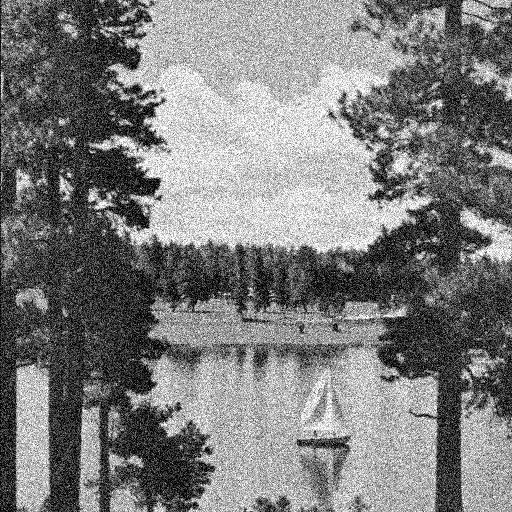
#> input picture gr5/Noisy/R8.bmp, 512 x 512 px; its folder holds 5 pictures in this run
$ jupyter execute --allow-errors Third_Assignment_Group5.ipynb
#> lines starting #> are read from the running program, lines starting #| are printed output that depends on the picture
# **Assignment 3**

### **Collaborators**: Francesco Emanuele Conti, Gabriele Musso,  Liang Kunyang, Yao Yanyin

##### **Introduction**
We were assigned, in collaboration between the University of Palermo and the University of Bourgogne, to tackle the issue of image restoration in order to reduce noise present in corrupted images. The objective is to characterize the type of noise present in each sample, develop a sequence of appropriate image processing steps to mitigate it, and utilize a Markov Random Field (MRF) model for image denoising.

##### **Followed Procedures**

1. **Noise Characterization**: To characterize the type of noise present in the image, we will analyze the histogram of grayscale levels in constant areas of the image and deduce the type of noise. By examining the histogram, we can gain insights into the type of noise, such as whether it is Gaussian noise, salt-and-pepper noise, or Poisson noise. Additionally, we will estimate the noise parameters to be utilized in subsequent image processing stages.

2. **Noise Reduction**: To reduce image noise, we will select a spatial filtering technique or implement an adaptive filter. Motivated implementation choices will be made to select the most appropriate filtering technique. Spatial filtering techniques may include linear filters such as the mean filter, median filter, or Gaussian filter. We will also consider the use of adaptive filters that can adapt to the local characteristics of the image for better noise reduction.

3. **Denoising using MRF**: We will utilize the iterated conditional modes (ICM) algorithm to fit a Markov Random Field (MRF) model and obtain the denoised grayscale image. ICM is an optimization algorithm that alternates between estimating pixel values and estimating MRF parameters to achieve a better reconstruction of the original image. We will implement the ICM algorithm tailored to our specific requirements for denoising the image.

##### **Task 1**: Noise Characterization
To address the task of noise characterization in the image, we will follow the following steps:

1. **Selection of a uniform intensity section**: We will choose a portion of the image where the pixel intensity is as uniform as possible. This will allow us to focus on the type of noise affecting the image without being influenced by significant variations in the image content.

2. **Calculation of the histogram**: Once the image section is selected, we will calculate the histogram of the grayscale levels present. The histogram will provide a visual representation of the distribution of pixel values in the selected section.

3. **Comparison with known noise distributions**: We will compare the obtained histogram with major known noise distributions, such as Gaussian distribution, salt-and-pepper distribution, and Poisson distribution. We will analyze the shape of the histogram and look for matches with typical characteristics of each noise distribution.

4. **Estimation of noise parameters**: If we identify the type of noise present in the image, we will estimate the corresponding parameters. For example, in the case of Gaussian noise, we might calculate the mean and standard deviation of the pixel values in the selected section.

[cell 1]
# Import the necessary libraries
import cv2
import numpy as np
import matplotlib.pyplot as plt
import itertools
import os
import csv
import time

[cell 2]
# this dictionary contain for each image_name the section (x,y, width, height)
# considered for the histogram
img_dictionary =    {
                        'R8' : (207,48,105,30),
                        'R30': (67, 23, 112, 16),
                        'R34': (365, 62, 131, 41),
                        'R39': (80, 93, 92, 23),
                        'R51': (443, 129, 47, 102),
                        'R67': (179, 464, 69, 32),
                        'R84': (37, 322, 148, 29),
                        'R85': (223, 34, 154, 30),
                        'R95': (53, 525, 65, 22),
                        'R101': (81, 399, 41, 10)
                    }

[cell 3]
# [175 lines left out: function task1_NoiseCharacterizer, not called in this run]


#task1_NoiseCharacterizer()

[cell 4]
def density_probability_salt_pepper(image_path, image_name):

    image = cv2.imread(image_path, cv2.IMREAD_GRAYSCALE)
    x, y, width, height = img_dictionary[image_name]
    image = image[y:y+height, x:x+width]

    histogram = cv2.calcHist([image], [0], None, [256], [0,256])
    histogram = histogram / np.sum(histogram)

    density_0 = histogram[0]
    density_255 = histogram[255]

    density_0 = density_0[0]
    density_255 = density_255[0]

    print(f"Density Probability of pepper (0) noise: {density_0:.4f}")
    print(f"Density Probability of salt (255) noise: {density_255:.4f}")

    plt.plot(histogram)

    # Verical line for density probability of 0 and 255
    plt.vlines(x=0, ymin=0, ymax=density_0, color='r', linestyle='-', label='Density Probability of 0')
    plt.vlines(x=255, ymin=0, ymax=density_255, color='g', linestyle='-', label='Density Probability of 255')

    # Point for density probability of 0 and 255
    plt.scatter(0, density_0, color='r')
    plt.scatter(255, density_255, color='g')

    # Value of density probability of 0 and 255
    plt.text(0, density_0, f'{density_0:.4f}', ha='right', va='bottom')
    plt.text(255, density_255, f'{density_255:.4f}', ha='left', va='bottom')


    # Legend
    plt.legend()
    plt.show()

[cell 5]
def variance_mean_value(image_path, image_name, skipValues=None):

#> called with image_path = 'gr5/Noisy/R8.bmp', image_name = 'R8'
    image = cv2.imread(image_path, cv2.IMREAD_GRAYSCALE)
#> image is the input picture: shape (512, 512); min 0, max 255, mean 124.5
    x, y, width, height = img_dictionary[image_name]
    image = image[y:y+height, x:x+width]
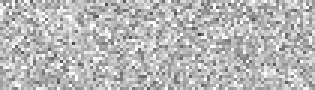
#> image: shape (30, 105) (shown 3 times larger); min 61, max 255, mean 184

    histogram = cv2.calcHist([image], [0], None, [256], [0,256])
#> histogram = 256 values, max 96 at index 255, min 0 at index 0, mean 12.3
    histogram = histogram / np.sum(histogram)
#> histogram = 256 values, max 0.0305 at index 255, min 0 at index 0, mean 0.00391

    if skipValues is None:
        skipValues = []
    else:
        histogram = np.delete(histogram, skipValues)
#> histogram = 255 values, max 0.0143 at index 183, min 0 at index 0, mean 0.0038

    total_samples = np.sum(histogram)
#> total_samples = 0.97
    bins = len(histogram)
#> bins = 255
    values = np.arange(bins)
#> values = 255 values from 0 to 254

    mean = np.sum(values * histogram) / total_samples
#> mean = 181.8
    variance = np.sum( (values - mean)** 2 * histogram) / total_samples
#> variance = 1124.5
    std_dev = np.sqrt(variance)
#> std_dev = 33.53

    # Calcolo dei valori della distribuzione gaussiana
    x = np.linspace(0, 255, 1000)
    y = (1 / (std_dev * np.sqrt(2 * np.pi))) * np.exp(-0.5 * ((x - mean) ** 2 ) / (variance))
#> y = 1000 values, max 0.0119 at index 712, min 4.95e-09 at index 0, mean 0.00386

    plt.plot(histogram)
    # Plot della distribuzione gaussiana
    plt.plot(x, y, color='orange')

    plt.legend(['Section hist.', 'Gaussian distr.'])

    plt.title("Comparison between section hist and gaussian distribution with\nVariance: {:.2f}. Mean: {:.2f}.".format(variance, mean))
    plt.grid(True)
    plt.show()
#> figure, not shown here; curve peaks at x = 183, y = 0.0143; curve peaks at x = 181.7, y = 0.0119

    print("Variance: {:.2f}. Mean: {:.2f}.".format(variance, mean))
#| Variance: 1124.53. Mean: 181.79.

Executing the above code we obtain the following results:

- **R8 Image**

In the case of image R8, we can observe a fairly symmetric "bell-shaped" form. Excluding the extreme value at 255 which can cause problems (and we can exclude it since it's clearly not Salt&Pepper noise) we can proceed with the calculus of mean and variance.

- Variance: 1124.53.
- Mean: 181.79.

After we got these results, we can build up a gaussian distribution and compare it with our histogram. Since them are very similar, we can conlude that the noise whose affect the image is **gaussian noise**

[cell 6]
variance_mean_value('gr5/Noisy/R8.bmp', 'R8', [255])

- **R30 Image**:

In this image, like the previous one we can see a bell shaped histogram. Since the bell is more narrower, we expect the variance to be much lesser than the previous image's variance.

- Variance: 328.31.
- Mean: 153.60.

After calculating and comparing the histogram with the gaussian distribution we can conclude that the noise type for this image is also **gaussian**

[cell 7]
variance_mean_value('gr5/Noisy/R30.bmp', 'R30', [255])
#> call 2 of variance_mean_value, with image_path = 'gr5/Noisy/R30.bmp', image_name = 'R30'
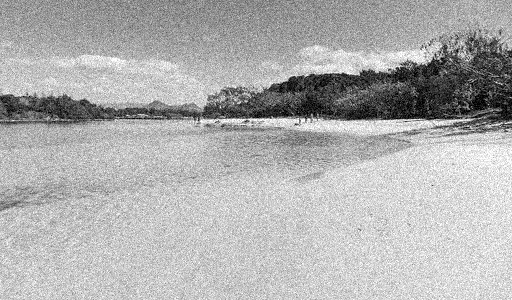
#> input picture gr5/Noisy/R30.bmp, 512 x 300 px
#> in variance_mean_value, image is the input picture: shape (300, 512); min 0, max 255, mean 175.7
#> in variance_mean_value (call 2), `histogram = cv2.calcHist([image], [0], None, [256], [0,256])`: histogram = 256 values, max 52 at index 156, min 0 at index 0, mean 7
#> in variance_mean_value (call 2), `histogram = histogram / np.sum(histogram)`: histogram = 256 values, max 0.029 at index 156, min 0 at index 0, mean 0.00391
#> in variance_mean_value (call 2), `histogram = np.delete(histogram, skipValues)`: histogram = 255 values, max 0.029 at index 156, min 0 at index 0, mean 0.00392
#> in variance_mean_value (call 2), `total_samples = np.sum(histogram)`: total_samples = 1
#> in variance_mean_value (call 2), `mean = np.sum(values * histogram) / total_samples`: mean = 153.6
#> in variance_mean_value (call 2), `variance = np.sum( (values - mean)** 2 * histogram) / total_samples`: variance = 328.3
#> in variance_mean_value (call 2), `std_dev = np.sqrt(variance)`: std_dev = 18.12
#> in variance_mean_value (call 2), `y = (1 / (std_dev * np.sqrt(2 * np.pi))) * np.exp(-0.5 * ((x - mean) *..`: y = 1000 values, max 0.022 at index 602, min 5.47e-18 at index 0, mean 0.00392
#| Variance: 328.31. Mean: 153.60.

- **R34 Image**

Observing the R34 image we can clearly see it's not affected by a salt&pepper noise. Analyzing the histogram of the captured section, we can see the classic bell shape previously seen on the other two images. Excluding the 255 limit value since it causes trouble with our analysis, we can compute the mean and variance of this histogram and compare it with the gaussian distribution.

- Variance: 1626.44.
- Mean: 171.04.

This allow us to conclude that the image is afflicted by **gaussian noise**.

[cell 8]
variance_mean_value('gr5/Noisy/R34.bmp', 'R34', [255])
#> call 3 of variance_mean_value, with image_path = 'gr5/Noisy/R34.bmp', image_name = 'R34'
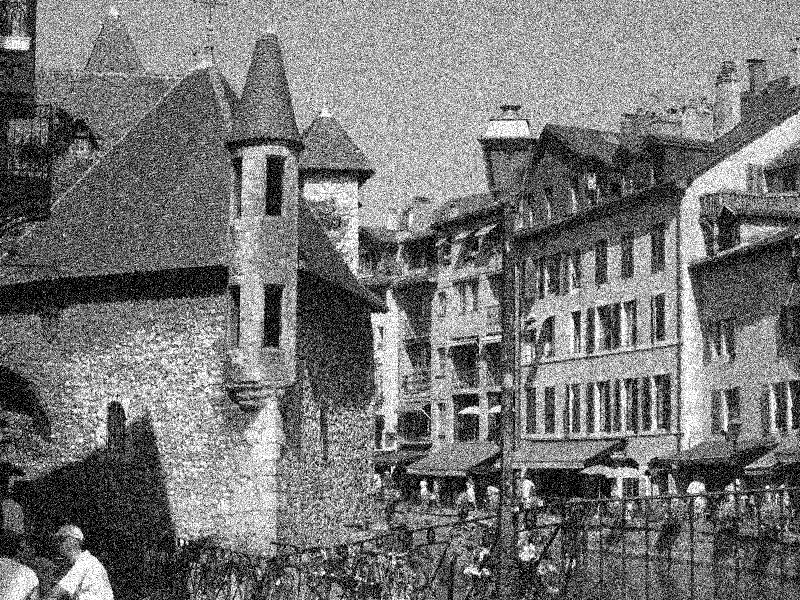
#> input picture gr5/Noisy/R34.bmp, 800 x 600 px
#> in variance_mean_value, image is the input picture: shape (600, 800); min 0, max 255, mean 117.8
#> in variance_mean_value (call 3), `image = image[y:y+height, x:x+width]`:
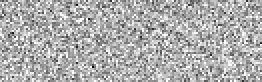
#> image: shape (41, 131) (shown 2 times larger); min 2, max 255, mean 173.7
#> in variance_mean_value (call 3), `histogram = cv2.calcHist([image], [0], None, [256], [0,256])`: histogram = 256 values, max 173 at index 255, min 0 at index 0, mean 20.98
#> in variance_mean_value (call 3), `histogram = histogram / np.sum(histogram)`: histogram = 256 values, max 0.0322 at index 255, min 0 at index 0, mean 0.00391
#> in variance_mean_value (call 3), `histogram = np.delete(histogram, skipValues)`: histogram = 255 values, max 0.0123 at index 158, min 0 at index 0, mean 0.0038
#> in variance_mean_value (call 3), `total_samples = np.sum(histogram)`: total_samples = 0.968
#> in variance_mean_value (call 3), `mean = np.sum(values * histogram) / total_samples`: mean = 171
#> in variance_mean_value (call 3), `variance = np.sum( (values - mean)** 2 * histogram) / total_samples`: variance = 1626.4
#> in variance_mean_value (call 3), `std_dev = np.sqrt(variance)`: std_dev = 40.33
#> in variance_mean_value (call 3), `y = (1 / (std_dev * np.sqrt(2 * np.pi))) * np.exp(-0.5 * ((x - mean) *..`: y = 1000 values, max 0.00989 at index 670, min 1.23e-06 at index 0, mean 0.00385
#> in variance_mean_value (call 3), `plt.show()`:
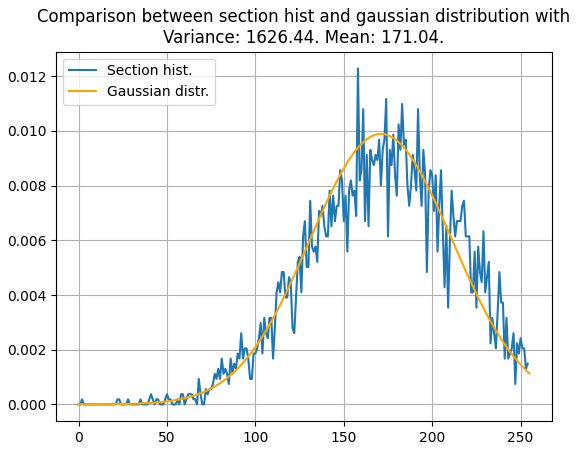
#> figure drawn by matplotlib, 1 panel; curve peaks at x = 158, y = 0.0123; curve peaks at x = 171, y = 0.00989
#| Variance: 1626.44. Mean: 171.04.

- **R39 Image**

This image has the classic bell shaped histogram. We can calculate mean and variance and compare the gaussian distribution to the histogram, seeing that they are almost equals.

- Variance: 1438.47
- Mean: 189.38

We can conclude that the noise which affect the image is **gaussian**

[cell 9]
variance_mean_value('gr5/Noisy/R39.bmp', 'R39', [255])
#> call 4 of variance_mean_value, with image_path = 'gr5/Noisy/R39.bmp', image_name = 'R39'
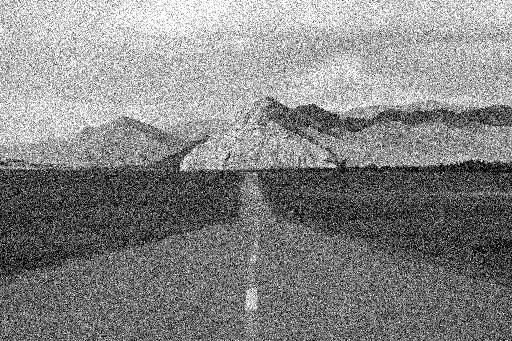
#> input picture gr5/Noisy/R39.bmp, 512 x 341 px
#> in variance_mean_value, image is the input picture: shape (341, 512); min 0, max 255, mean 133.2
#> in variance_mean_value (call 4), `image = image[y:y+height, x:x+width]`:
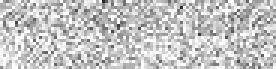
#> image: shape (23, 92) (shown 3 times larger); min 39, max 255, mean 196.1
#> in variance_mean_value (call 4), `histogram = cv2.calcHist([image], [0], None, [256], [0,256])`: histogram = 256 values, max 218 at index 255, min 0 at index 0, mean 8.27
#> in variance_mean_value (call 4), `histogram = histogram / np.sum(histogram)`: histogram = 256 values, max 0.103 at index 255, min 0 at index 0, mean 0.00391
#> in variance_mean_value (call 4), `histogram = np.delete(histogram, skipValues)`: histogram = 255 values, max 0.0132 at index 219, min 0 at index 0, mean 0.00352
#> in variance_mean_value (call 4), `total_samples = np.sum(histogram)`: total_samples = 0.897
#> in variance_mean_value (call 4), `mean = np.sum(values * histogram) / total_samples`: mean = 189.4
#> in variance_mean_value (call 4), `variance = np.sum( (values - mean)** 2 * histogram) / total_samples`: variance = 1438.5
#> in variance_mean_value (call 4), `std_dev = np.sqrt(variance)`: std_dev = 37.93
#> in variance_mean_value (call 4), `y = (1 / (std_dev * np.sqrt(2 * np.pi))) * np.exp(-0.5 * ((x - mean) *..`: y = 1000 values, max 0.0105 at index 742, min 4.05e-08 at index 0, mean 0.00376
#> in variance_mean_value (call 4), `plt.show()`:
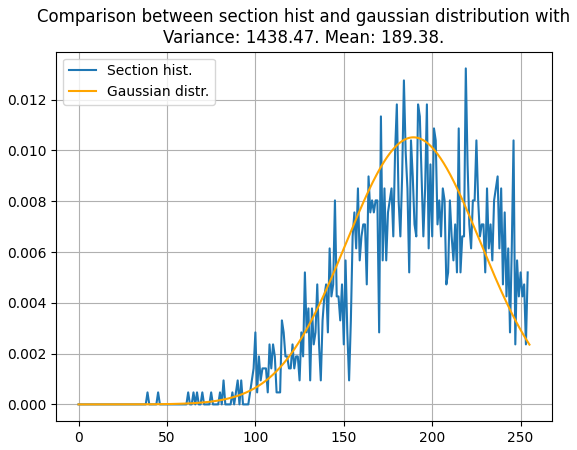
#> figure drawn by matplotlib, 1 panel; curve peaks at x = 219, y = 0.0132; curve peaks at x = 189.4, y = 0.0105
#| Variance: 1438.47. Mean: 189.38.

- **R51 Image**

This image is clearly afflicted by **salt&pepper** noise. We can calculate the density probability of the two extremes.

- Density Probability of pepper (0) noise: 0.0050
- Density Probability of salt (255) noise: 0.0052

After we have calculated the density probability, we can see that they are almost the same, with the probability of salt (255) is a bit more, telling us that the presence of salt noise is a bit more probable than the presence of pepper noise.

#> (a cell that did not finish here is left out)


- **R67 Image**

The R67 Image is also clearly **salt&pepper** noise. We can calculate the density probability from the normalized histogram.

- Density Probability of pepper (0) noise: 0.0299
- Density Probability of salt (255) noise: 0.0199

After the calculus we see that the pepper noise is a lot more probable than the salt noise, which reflect the observations on the image

#> (a cell that did not finish here is left out)


- **R84 Image**

The R84 image is also affected by salt and pepper noise. We proceed to calculate the density probability of black and white noise.

- Density Probability of pepper (0) noise: 0.1014
- Density Probability of salt (255) noise: 0.1003

These densities tells us that the two type of noise have the same probability to show.

#> (a cell that did not finish here is left out)


- **R85 Image**

The R84 image has salt and pepper noise. We calculate density probabilities for black and white noise.

- Density Probability of pepper (0) noise: 0.0965
- Density Probability of salt (255) noise: 0.0968

These probabilities indicate equal likelihood for both types of noise.

#> (a cell that did not finish here is left out)


- **R95 Image**

Based on the histogram displaying a Poisson distribution, it can be inferred that the presence of Poisson noise is evident in the image R95.
The characteristics of the histogram indicate that the noise follows a Poisson distribution, which suggests that the image is affected by Poisson noise.

- Variance: 62.97
- Mean: 33.54.

Comparing the graph with the gaussian distribution, we can clearly see it's not a gaussian distribution. Also the right side of the shape is decreasing more rapidly than the left side increasing.

#> (a cell that did not finish here is left out)

- **R101 Image**

This image is also afflicted by Poisson noise, clearly visible by the histogram. It's mean and variance are:

- Variance: 209.22
- Mean: 191.17.

[cell 15]
variance_mean_value("gr5/Noisy/R101.bmp", 'R101', [255])
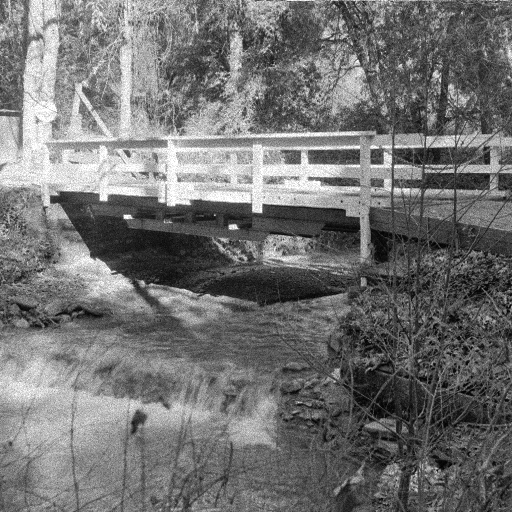
#> input picture gr5/Noisy/R101.bmp, 512 x 512 px
#> in variance_mean_value, image is the input picture: shape (512, 512); min 0, max 255, mean 114.1
#> in variance_mean_value (call 6), `histogram = cv2.calcHist([image], [0], None, [256], [0,256])`: histogram = 256 values, max 16 at index 184, min 0 at index 0, mean 1.6
#> in variance_mean_value (call 6), `histogram = histogram / np.sum(histogram)`: histogram = 256 values, max 0.039 at index 184, min 0 at index 0, mean 0.00391
#> in variance_mean_value (call 6), `histogram = np.delete(histogram, skipValues)`: histogram = 255 values, max 0.039 at index 184, min 0 at index 0, mean 0.00392
#> in variance_mean_value (call 6), `total_samples = np.sum(histogram)`: total_samples = 1
#> in variance_mean_value (call 6), `mean = np.sum(values * histogram) / total_samples`: mean = 191.2
#> in variance_mean_value (call 6), `variance = np.sum( (values - mean)** 2 * histogram) / total_samples`: variance = 209.2
#> in variance_mean_value (call 6), `std_dev = np.sqrt(variance)`: std_dev = 14.46
#> in variance_mean_value (call 6), `y = (1 / (std_dev * np.sqrt(2 * np.pi))) * np.exp(-0.5 * ((x - mean) *..`: y = 1000 values, max 0.0276 at index 749, min 3.24e-40 at index 0, mean 0.00392
#> in variance_mean_value (call 6), `plt.show()`:
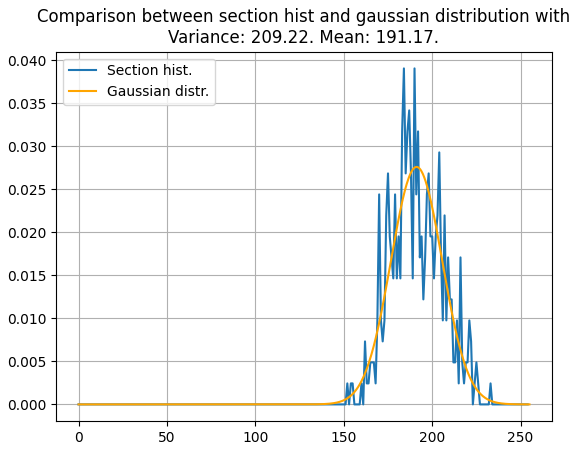
#> figure drawn by matplotlib, 1 panel; curve peaks at x = 184, y = 0.039; curve peaks at x = 191.2, y = 0.0276
#| Variance: 209.22. Mean: 191.17.
